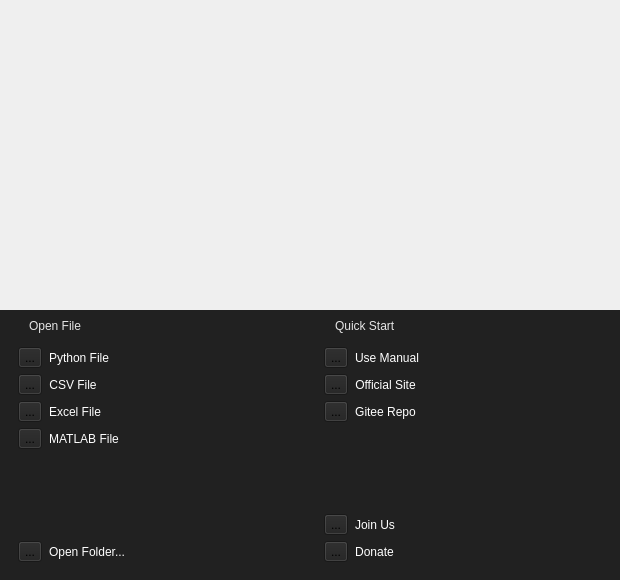
<?xml version="1.0" encoding="UTF-8"?>
<ui version="4.0">
 <class>Form</class>
 <widget class="QWidget" name="Form">
  <property name="geometry">
   <rect>
    <x>0</x>
    <y>0</y>
    <width>620</width>
    <height>580</height>
   </rect>
  </property>
  <property name="minimumSize">
   <size>
    <width>620</width>
    <height>580</height>
   </size>
  </property>
  <property name="maximumSize">
   <size>
    <width>620</width>
    <height>580</height>
   </size>
  </property>
  <property name="windowTitle">
   <string>Form</string>
  </property>
  <layout class="QVBoxLayout" name="verticalLayout">
   <property name="spacing">
    <number>0</number>
   </property>
   <property name="leftMargin">
    <number>0</number>
   </property>
   <property name="topMargin">
    <number>0</number>
   </property>
   <property name="rightMargin">
    <number>0</number>
   </property>
   <property name="bottomMargin">
    <number>0</number>
   </property>
   <item>
    <widget class="QWidget" name="widget_2" native="true">
     <property name="styleSheet">
      <string notr="true"/>
     </property>
     <layout class="QHBoxLayout" name="horizontalLayout">
      <property name="spacing">
       <number>0</number>
      </property>
      <property name="leftMargin">
       <number>0</number>
      </property>
      <property name="topMargin">
       <number>0</number>
      </property>
      <property name="rightMargin">
       <number>0</number>
      </property>
      <property name="bottomMargin">
       <number>0</number>
      </property>
      <item>
       <widget class="QLabel" name="label_3">
        <property name="font">
         <font>
          <family>Consolas</family>
          <pointsize>28</pointsize>
         </font>
        </property>
        <property name="text">
         <string/>
        </property>
        <property name="pixmap">
         <pixmap resource="../pyqtsource.qrc">:/resources/images/bg.png</pixmap>
        </property>
        <property name="scaledContents">
         <bool>true</bool>
        </property>
       </widget>
      </item>
     </layout>
    </widget>
   </item>
   <item>
    <widget class="QWidget" name="widget" native="true">
     <property name="minimumSize">
      <size>
       <width>0</width>
       <height>270</height>
      </size>
     </property>
     <property name="maximumSize">
      <size>
       <width>16777215</width>
       <height>270</height>
      </size>
     </property>
     <property name="styleSheet">
      <string notr="true">background-color: rgb(33, 33, 33);</string>
     </property>
     <layout class="QHBoxLayout" name="horizontalLayout_2">
      <item>
       <layout class="QVBoxLayout" name="verticalLayout_6">
        <property name="spacing">
         <number>5</number>
        </property>
        <property name="leftMargin">
         <number>0</number>
        </property>
        <item>
         <layout class="QHBoxLayout" name="horizontalLayout_7">
          <property name="spacing">
           <number>0</number>
          </property>
          <item>
           <widget class="QLabel" name="label_24">
            <property name="minimumSize">
             <size>
              <width>20</width>
              <height>0</height>
             </size>
            </property>
            <property name="maximumSize">
             <size>
              <width>20</width>
              <height>16777215</height>
             </size>
            </property>
            <property name="font">
             <font>
              <pointsize>9</pointsize>
             </font>
            </property>
            <property name="styleSheet">
             <string notr="true">color: rgb(229, 229, 229);</string>
            </property>
            <property name="text">
             <string/>
            </property>
           </widget>
          </item>
          <item>
           <widget class="QLabel" name="label_23">
            <property name="font">
             <font>
              <pointsize>9</pointsize>
             </font>
            </property>
            <property name="styleSheet">
             <string notr="true">color: rgb(229, 229, 229);</string>
            </property>
            <property name="text">
             <string>Open File</string>
            </property>
           </widget>
          </item>
         </layout>
        </item>
        <item>
         <widget class="QWidget" name="widget_3" native="true">
          <property name="minimumSize">
           <size>
            <width>300</width>
            <height>0</height>
           </size>
          </property>
          <layout class="QVBoxLayout" name="verticalLayout_2">
           <item>
            <layout class="QHBoxLayout" name="horizontalLayout_4">
             <property name="spacing">
              <number>0</number>
             </property>
             <item>
              <widget class="QToolButton" name="toolButton_2">
               <property name="text">
                <string>...</string>
               </property>
               <property name="icon">
                <iconset resource="../pyqtsource.qrc">
                 <normaloff>:/resources/icons/python.svg</normaloff>:/resources/icons/python.svg</iconset>
               </property>
               <property name="iconSize">
                <size>
                 <width>18</width>
                 <height>18</height>
                </size>
               </property>
              </widget>
             </item>
             <item>
              <widget class="QToolButton" name="btn_open_python">
               <property name="styleSheet">
                <string notr="true">color: rgb(255, 255, 255);</string>
               </property>
               <property name="text">
                <string>Python File</string>
               </property>
               <property name="autoRaise">
                <bool>true</bool>
               </property>
              </widget>
             </item>
             <item>
              <spacer name="horizontalSpacer_4">
               <property name="orientation">
                <enum>Qt::Horizontal</enum>
               </property>
               <property name="sizeHint" stdset="0">
                <size>
                 <width>40</width>
                 <height>20</height>
                </size>
               </property>
              </spacer>
             </item>
            </layout>
           </item>
           <item>
            <layout class="QHBoxLayout" name="horizontalLayout_5">
             <property name="spacing">
              <number>0</number>
             </property>
             <item>
              <widget class="QToolButton" name="toolButton_3">
               <property name="text">
                <string>...</string>
               </property>
               <property name="icon">
                <iconset resource="../pyqtsource.qrc">
                 <normaloff>:/resources/icons/csv.svg</normaloff>:/resources/icons/csv.svg</iconset>
               </property>
               <property name="iconSize">
                <size>
                 <width>18</width>
                 <height>18</height>
                </size>
               </property>
              </widget>
             </item>
             <item>
              <widget class="QToolButton" name="btn_open_csv">
               <property name="styleSheet">
                <string notr="true">color: rgb(255, 255, 255);</string>
               </property>
               <property name="text">
                <string>CSV File</string>
               </property>
               <property name="autoRaise">
                <bool>true</bool>
               </property>
              </widget>
             </item>
             <item>
              <spacer name="horizontalSpacer_5">
               <property name="orientation">
                <enum>Qt::Horizontal</enum>
               </property>
               <property name="sizeHint" stdset="0">
                <size>
                 <width>40</width>
                 <height>20</height>
                </size>
               </property>
              </spacer>
             </item>
            </layout>
           </item>
           <item>
            <layout class="QHBoxLayout" name="horizontalLayout_6">
             <property name="spacing">
              <number>0</number>
             </property>
             <item>
              <widget class="QToolButton" name="toolButton_4">
               <property name="text">
                <string>...</string>
               </property>
               <property name="icon">
                <iconset resource="../pyqtsource.qrc">
                 <normaloff>:/resources/icons/excel.svg</normaloff>:/resources/icons/excel.svg</iconset>
               </property>
               <property name="iconSize">
                <size>
                 <width>18</width>
                 <height>18</height>
                </size>
               </property>
              </widget>
             </item>
             <item>
              <widget class="QToolButton" name="btn_open_excel">
               <property name="styleSheet">
                <string notr="true">color: rgb(255, 255, 255);</string>
               </property>
               <property name="text">
                <string>Excel File</string>
               </property>
               <property name="autoRaise">
                <bool>true</bool>
               </property>
              </widget>
             </item>
             <item>
              <spacer name="horizontalSpacer_6">
               <property name="orientation">
                <enum>Qt::Horizontal</enum>
               </property>
               <property name="sizeHint" stdset="0">
                <size>
                 <width>40</width>
                 <height>20</height>
                </size>
               </property>
              </spacer>
             </item>
            </layout>
           </item>
           <item>
            <layout class="QHBoxLayout" name="horizontalLayout_14">
             <property name="spacing">
              <number>0</number>
             </property>
             <item>
              <widget class="QToolButton" name="toolButton_10">
               <property name="text">
                <string>...</string>
               </property>
               <property name="icon">
                <iconset resource="../pyqtsource.qrc">
                 <normaloff>:/resources/icons/E-matlab.svg</normaloff>:/resources/icons/E-matlab.svg</iconset>
               </property>
               <property name="iconSize">
                <size>
                 <width>18</width>
                 <height>18</height>
                </size>
               </property>
              </widget>
             </item>
             <item>
              <widget class="QToolButton" name="btn_open_matlab">
               <property name="styleSheet">
                <string notr="true">color: rgb(255, 255, 255);</string>
               </property>
               <property name="text">
                <string>MATLAB File</string>
               </property>
               <property name="autoRaise">
                <bool>true</bool>
               </property>
              </widget>
             </item>
             <item>
              <spacer name="horizontalSpacer_7">
               <property name="orientation">
                <enum>Qt::Horizontal</enum>
               </property>
               <property name="sizeHint" stdset="0">
                <size>
                 <width>40</width>
                 <height>20</height>
                </size>
               </property>
              </spacer>
             </item>
            </layout>
           </item>
           <item>
            <spacer name="verticalSpacer">
             <property name="orientation">
              <enum>Qt::Vertical</enum>
             </property>
             <property name="sizeHint" stdset="0">
              <size>
               <width>20</width>
               <height>40</height>
              </size>
             </property>
            </spacer>
           </item>
          </layout>
         </widget>
        </item>
        <item>
         <widget class="QWidget" name="widget_6" native="true">
          <layout class="QVBoxLayout" name="verticalLayout_5">
           <item>
            <layout class="QHBoxLayout" name="horizontalLayout_3">
             <property name="spacing">
              <number>0</number>
             </property>
             <item>
              <widget class="QToolButton" name="toolButton">
               <property name="text">
                <string>...</string>
               </property>
               <property name="icon">
                <iconset resource="../pyqtsource.qrc">
                 <normaloff>:/resources/icons/open_folder.svg</normaloff>:/resources/icons/open_folder.svg</iconset>
               </property>
               <property name="iconSize">
                <size>
                 <width>18</width>
                 <height>18</height>
                </size>
               </property>
              </widget>
             </item>
             <item>
              <widget class="QToolButton" name="btn_open_folder">
               <property name="styleSheet">
                <string notr="true">color: rgb(255, 255, 255);</string>
               </property>
               <property name="text">
                <string>Open Folder...</string>
               </property>
               <property name="autoRaise">
                <bool>true</bool>
               </property>
              </widget>
             </item>
             <item>
              <spacer name="horizontalSpacer_8">
               <property name="orientation">
                <enum>Qt::Horizontal</enum>
               </property>
               <property name="sizeHint" stdset="0">
                <size>
                 <width>40</width>
                 <height>20</height>
                </size>
               </property>
              </spacer>
             </item>
            </layout>
           </item>
          </layout>
         </widget>
        </item>
       </layout>
      </item>
      <item>
       <layout class="QVBoxLayout" name="verticalLayout_9">
        <property name="spacing">
         <number>5</number>
        </property>
        <property name="leftMargin">
         <number>0</number>
        </property>
        <item>
         <layout class="QHBoxLayout" name="horizontalLayout_8">
          <property name="spacing">
           <number>0</number>
          </property>
          <item>
           <widget class="QLabel" name="label_25">
            <property name="minimumSize">
             <size>
              <width>20</width>
              <height>0</height>
             </size>
            </property>
            <property name="maximumSize">
             <size>
              <width>20</width>
              <height>16777215</height>
             </size>
            </property>
            <property name="font">
             <font>
              <pointsize>9</pointsize>
             </font>
            </property>
            <property name="styleSheet">
             <string notr="true">color: rgb(229, 229, 229);</string>
            </property>
            <property name="text">
             <string/>
            </property>
           </widget>
          </item>
          <item>
           <widget class="QLabel" name="label_26">
            <property name="font">
             <font>
              <pointsize>9</pointsize>
             </font>
            </property>
            <property name="styleSheet">
             <string notr="true">color: rgb(229, 229, 229);</string>
            </property>
            <property name="text">
             <string>Quick Start</string>
            </property>
           </widget>
          </item>
         </layout>
        </item>
        <item>
         <widget class="QWidget" name="widget_8" native="true">
          <layout class="QVBoxLayout" name="verticalLayout_10">
           <item>
            <layout class="QHBoxLayout" name="horizontalLayout_9">
             <property name="spacing">
              <number>0</number>
             </property>
             <item>
              <widget class="QToolButton" name="toolButton_5">
               <property name="text">
                <string>...</string>
               </property>
               <property name="icon">
                <iconset resource="../pyqtsource.qrc">
                 <normaloff>:/resources/icons/website.svg</normaloff>:/resources/icons/website.svg</iconset>
               </property>
               <property name="iconSize">
                <size>
                 <width>18</width>
                 <height>18</height>
                </size>
               </property>
              </widget>
             </item>
             <item>
              <widget class="QToolButton" name="btn_manual">
               <property name="styleSheet">
                <string notr="true">color: rgb(255, 255, 255);</string>
               </property>
               <property name="text">
                <string>Use Manual</string>
               </property>
               <property name="autoRaise">
                <bool>true</bool>
               </property>
              </widget>
             </item>
             <item>
              <spacer name="horizontalSpacer">
               <property name="orientation">
                <enum>Qt::Horizontal</enum>
               </property>
               <property name="sizeHint" stdset="0">
                <size>
                 <width>40</width>
                 <height>20</height>
                </size>
               </property>
              </spacer>
             </item>
            </layout>
           </item>
           <item>
            <layout class="QHBoxLayout" name="horizontalLayout_10">
             <property name="spacing">
              <number>0</number>
             </property>
             <item>
              <widget class="QToolButton" name="toolButton_6">
               <property name="text">
                <string>...</string>
               </property>
               <property name="icon">
                <iconset resource="../pyqtsource.qrc">
                 <normaloff>:/resources/icons/website.svg</normaloff>:/resources/icons/website.svg</iconset>
               </property>
               <property name="iconSize">
                <size>
                 <width>18</width>
                 <height>18</height>
                </size>
               </property>
              </widget>
             </item>
             <item>
              <widget class="QToolButton" name="btn_website">
               <property name="styleSheet">
                <string notr="true">color: rgb(255, 255, 255);</string>
               </property>
               <property name="text">
                <string>Official Site</string>
               </property>
               <property name="autoRaise">
                <bool>true</bool>
               </property>
              </widget>
             </item>
             <item>
              <spacer name="horizontalSpacer_2">
               <property name="orientation">
                <enum>Qt::Horizontal</enum>
               </property>
               <property name="sizeHint" stdset="0">
                <size>
                 <width>40</width>
                 <height>20</height>
                </size>
               </property>
              </spacer>
             </item>
            </layout>
           </item>
           <item>
            <layout class="QHBoxLayout" name="horizontalLayout_11">
             <property name="spacing">
              <number>0</number>
             </property>
             <item>
              <widget class="QToolButton" name="toolButton_7">
               <property name="text">
                <string>...</string>
               </property>
               <property name="icon">
                <iconset resource="../pyqtsource.qrc">
                 <normaloff>:/resources/icons/website.svg</normaloff>:/resources/icons/website.svg</iconset>
               </property>
               <property name="iconSize">
                <size>
                 <width>18</width>
                 <height>18</height>
                </size>
               </property>
              </widget>
             </item>
             <item>
              <widget class="QToolButton" name="btn_source">
               <property name="styleSheet">
                <string notr="true">color: rgb(255, 255, 255);</string>
               </property>
               <property name="text">
                <string>Gitee Repo</string>
               </property>
               <property name="autoRaise">
                <bool>true</bool>
               </property>
              </widget>
             </item>
             <item>
              <spacer name="horizontalSpacer_3">
               <property name="orientation">
                <enum>Qt::Horizontal</enum>
               </property>
               <property name="sizeHint" stdset="0">
                <size>
                 <width>40</width>
                 <height>20</height>
                </size>
               </property>
              </spacer>
             </item>
            </layout>
           </item>
           <item>
            <spacer name="verticalSpacer_3">
             <property name="orientation">
              <enum>Qt::Vertical</enum>
             </property>
             <property name="sizeHint" stdset="0">
              <size>
               <width>20</width>
               <height>40</height>
              </size>
             </property>
            </spacer>
           </item>
          </layout>
         </widget>
        </item>
        <item>
         <widget class="QWidget" name="widget_9" native="true">
          <layout class="QVBoxLayout" name="verticalLayout_11">
           <item>
            <layout class="QHBoxLayout" name="horizontalLayout_12">
             <property name="spacing">
              <number>0</number>
             </property>
             <item>
              <widget class="QToolButton" name="toolButton_8">
               <property name="text">
                <string>...</string>
               </property>
               <property name="icon">
                <iconset resource="../pyqtsource.qrc">
                 <normaloff>:/resources/icons/website.svg</normaloff>:/resources/icons/website.svg</iconset>
               </property>
               <property name="iconSize">
                <size>
                 <width>18</width>
                 <height>18</height>
                </size>
               </property>
              </widget>
             </item>
             <item>
              <widget class="QToolButton" name="btn_member">
               <property name="styleSheet">
                <string notr="true">color: rgb(255, 255, 255);</string>
               </property>
               <property name="text">
                <string>Join Us</string>
               </property>
               <property name="autoRaise">
                <bool>true</bool>
               </property>
              </widget>
             </item>
             <item>
              <spacer name="horizontalSpacer_10">
               <property name="orientation">
                <enum>Qt::Horizontal</enum>
               </property>
               <property name="sizeHint" stdset="0">
                <size>
                 <width>40</width>
                 <height>20</height>
                </size>
               </property>
              </spacer>
             </item>
            </layout>
           </item>
           <item>
            <layout class="QHBoxLayout" name="horizontalLayout_13">
             <property name="spacing">
              <number>0</number>
             </property>
             <item>
              <widget class="QToolButton" name="toolButton_9">
               <property name="text">
                <string>...</string>
               </property>
               <property name="icon">
                <iconset resource="../pyqtsource.qrc">
                 <normaloff>:/resources/icons/donate.svg</normaloff>:/resources/icons/donate.svg</iconset>
               </property>
               <property name="iconSize">
                <size>
                 <width>18</width>
                 <height>18</height>
                </size>
               </property>
              </widget>
             </item>
             <item>
              <widget class="QToolButton" name="btn_donate">
               <property name="styleSheet">
                <string notr="true">color: rgb(255, 255, 255);</string>
               </property>
               <property name="text">
                <string>Donate</string>
               </property>
               <property name="autoRaise">
                <bool>true</bool>
               </property>
              </widget>
             </item>
             <item>
              <spacer name="horizontalSpacer_9">
               <property name="orientation">
                <enum>Qt::Horizontal</enum>
               </property>
               <property name="sizeHint" stdset="0">
                <size>
                 <width>40</width>
                 <height>20</height>
                </size>
               </property>
              </spacer>
             </item>
            </layout>
           </item>
          </layout>
         </widget>
        </item>
       </layout>
      </item>
     </layout>
    </widget>
   </item>
  </layout>
 </widget>
 <resources>
  <include location="../pyqtsource.qrc"/>
 </resources>
 <connections/>
</ui>
